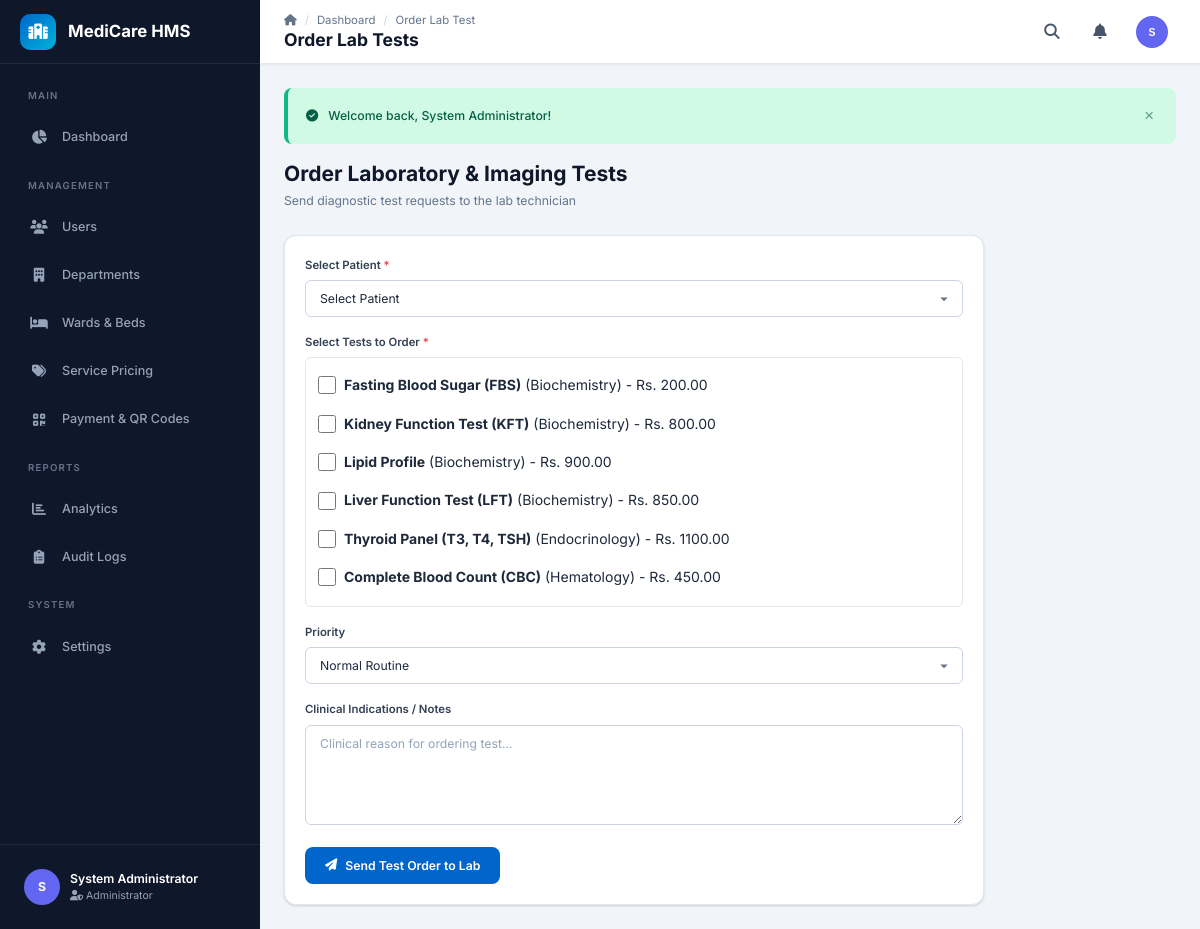
/doctor/order_lab_test.php (signed in), run on the app's committed database.
### tables this page shows
CREATE TABLE IF NOT EXISTS lab_test_catalog (
    id INT AUTO_INCREMENT PRIMARY KEY,
    test_name VARCHAR(200) NOT NULL,
    test_code VARCHAR(20) UNIQUE DEFAULT NULL,
    category VARCHAR(50) DEFAULT NULL,
    description TEXT,
    sample_type VARCHAR(50) DEFAULT NULL,
    price DECIMAL(10,2) DEFAULT 0.00,
    turnaround_time VARCHAR(50) DEFAULT NULL,
    normal_range TEXT,
    instructions TEXT,
    status ENUM('active','inactive') DEFAULT 'active',
    created_at DATETIME DEFAULT CURRENT_TIMESTAMP
);

### includes/functions.php (called while the page is built, shortened)
<?php
function sanitize(string $input): string {
    return htmlspecialchars(trim($input), ENT_QUOTES, 'UTF-8');
}

### doctor/order_lab_test.php (the view, shortened to what this page needs)
<?php
$db = getDB();
$tests = $db->query("SELECT * FROM lab_test_catalog WHERE status = 'active' ORDER BY category, test_name")->fetchAll();
include __DIR__ . '/../includes/header.php';
?>
<div class="page-header">
    <div>
        <h1>Order Laboratory & Imaging Tests</h1>
        <p class="page-subtitle">Send diagnostic test requests to the lab technician</p>
    </div>
</div>
<div class="card" style="max-width: 700px;">
    <div class="card-body">
        <form method="POST">
            <div class="form-group">
                <label class="form-label">Select Patient <span class="required">*</span></label>
                <select name="patient_id" class="form-control" required>
                    <option value="">Select Patient</option>
                </select>
            </div>
            <div class="form-group">
                <label class="form-label">Select Tests to Order <span class="required">*</span></label>
                <div style="max-height: 250px; overflow-y: auto; border: 1px solid var(--gray-200); border-radius: var(--border-radius-xs); padding: 12px;">
                    <?php foreach ($tests as $t): ?>
                    <label class="form-check mb-8">
                        <input type="checkbox" name="test_ids[]" value="<?= $t['id'] ?>">
                        <span><strong><?= sanitize($t['test_name']) ?></strong> (<?= sanitize($t['category']) ?>) - Rs. <?= $t['price'] ?></span>
                    </label>
                    <?php endforeach; ?>
                </div>
            </div>
            <div class="form-group">
                <label class="form-label">Priority</label>
                <select name="priority" class="form-control">
                    <option value="normal">Normal Routine</option>
                </select>
            </div>
            <div class="form-group">
                <label class="form-label">Clinical Indications / Notes</label>
                <textarea name="clinical_notes" class="form-control" placeholder="Clinical reason for ordering test..."></textarea>
            </div>
            <button type="submit" class="btn btn-primary"><i class="fas fa-paper-plane"></i> Send Test Order to Lab</button>
        </form>
    </div>
</div>
<?php include __DIR__ . '/../includes/footer.php'; ?>

### assets/css/style.css (style rules this page uses)
:root { --primary: #0066CC; --primary-light: #3388DD; --primary-dark: #004C99; --primary-50: #e6f0ff; --primary-100: #b3d1ff; --primary-500: #0066CC; --primary-600: #0052a3; --primary-700: #003d7a; --accent: #00B4D8; --accent-light: #48CAE4; --accent-dark: #0096B7; --success: #10b981; --success-light: #d1fae5; --warning: #f59e0b; --warning-light: #fef3c7; --danger: #ef4444; --danger-light: #fee2e2; --info: #3b82f6; --info-light: #dbeafe; --white: #ffffff; --gray-50: #f8fafc; --gray-100: #f1f5f9; --gray-200: #e2e8f0; --gray-300: #cbd5e1; --gray-400: #94a3b8; --gray-500: #64748b; --gray-600: #475569; --gray-700: #334155; --gray-800: #1e293b; --gray-900: #0f172a; --sidebar-bg: #0f172a; --sidebar-hover: #1e293b; --sidebar-active: #0066CC; --sidebar-text: #94a3b8; --sidebar-text-active: #ffffff; --sidebar-width: 260px; --sidebar-collapsed-width: 70px; --header-height: 64px; --content-padding: 24px; --border-radius: 12px; --border-radius-sm: 8px; --border-radius-xs: 6px; --border-radius-full: 50%; --shadow-xs: 0 1px 2px rgba(0,0,0,0.05); --shadow-sm: 0 1px 3px rgba(0,0,0,0.1), 0 1px 2px rgba(0,0,0,0.06); --shadow-md: 0 4px 6px -1px rgba(0,0,0,0.1), 0 2px 4px -1px rgba(0,0,0,0.06); --shadow-lg: 0 10px 15px -3px rgba(0,0,0,0.1), 0 4px 6px -2px rgba(0,0,0,0.05); --shadow-xl: 0 20px 25px -5px rgba(0,0,0,0.1), 0 10px 10px -5px rgba(0,0,0,0.04); --transition-fast: 150ms ease; --transition-base: 250ms ease; --transition-slow: 350ms ease; --font-family: 'Inter', -apple-system, BlinkMacSystemFont, 'Segoe UI', Roboto, sans-serif; --font-mono: 'JetBrains Mono', 'Fira Code', monospace; }
*, *::before, *::after { margin: 0; padding: 0; box-sizing: border-box; }
html { font-size: 14px; scroll-behavior: smooth; }
body { font-family: var(--font-family); background: var(--gray-100); color: var(--gray-800); line-height: 1.6; min-height: 100vh; -webkit-font-smoothing: antialiased; -moz-osx-font-smoothing: grayscale; }
h1, h2, h3, h4, h5, h6 { font-weight: 700; line-height: 1.3; color: var(--gray-900); }
h1 { font-size: 1.875rem; }
.card { background: var(--white); border-radius: var(--border-radius); box-shadow: var(--shadow-sm); border: 1px solid var(--gray-200); overflow: hidden; transition: box-shadow var(--transition-fast); }
.card-body { padding: 20px; }
.btn { display: inline-flex; align-items: center; justify-content: center; gap: 8px; padding: 10px 20px; border: none; border-radius: var(--border-radius-sm); font-size: 0.875rem; font-weight: 600; font-family: var(--font-family); cursor: pointer; transition: all var(--transition-fast); white-space: nowrap; text-decoration: none; line-height: 1.4; }
.btn-primary { background: var(--primary); color: var(--white); }
.form-group { margin-bottom: 16px; }
.form-label { display: block; margin-bottom: 6px; font-weight: 600; font-size: 0.8125rem; color: var(--gray-700); }
.form-label .required { color: var(--danger); }
.form-control { width: 100%; padding: 10px 14px; border: 1.5px solid var(--gray-300); border-radius: var(--border-radius-xs); font-size: 0.875rem; font-family: var(--font-family); color: var(--gray-800); background: var(--white); transition: all var(--transition-fast); outline: none; }
.form-control::placeholder { color: var(--gray-400); }
select.form-control { appearance: none; background-repeat: no-repeat; background-position: right 12px center; padding-right: 36px; }
textarea.form-control { min-height: 100px; resize: vertical; }
.form-check { display: flex; align-items: center; gap: 8px; padding: 4px 0; }
.form-check input[type="checkbox"], .form-check input[type="radio"] { width: 18px; height: 18px; accent-color: var(--primary); cursor: pointer; }
.page-header { display: flex; align-items: center; justify-content: space-between; margin-bottom: 24px; flex-wrap: wrap; gap: 16px; }
.page-header h1 { font-size: 1.5rem; }
.page-header .page-subtitle { color: var(--gray-500); font-size: 0.875rem; margin-top: 4px; }
.mb-8 { margin-bottom: 8px; }

### data on the page
lab_test_catalog: test_name "Fasting Blood Sugar (FBS)", category "Biochemistry", price "200.00"
lab_test_catalog: test_name "Kidney Function Test (KFT)", category "Biochemistry", price "800.00"
lab_test_catalog: test_name "Lipid Profile", category "Biochemistry", price "900.00"
lab_test_catalog: test_name "Liver Function Test (LFT)", category "Biochemistry", price "850.00"
lab_test_catalog: test_name "Thyroid Panel (T3, T4, TSH)", category "Endocrinology", price "1100.00"
lab_test_catalog: test_name "Complete Blood Count (CBC)", category "Hematology", price "450.00"

### other printed values
APP_NAME "MediCare HMS"
$item['section'] "MAIN"
$item['label'] "Dashboard"
$item['section'] "MANAGEMENT"
$item['label'] "Users"
$item['label'] "Departments"
$item['label'] "Wards & Beds"
$item['label'] "Service Pricing"
$item['label'] "Payment & QR Codes"
$item['section'] "REPORTS"
$item['label'] "Analytics"
$item['label'] "Audit Logs"
$item['section'] "SYSTEM"
$item['label'] "Settings"
substr($currentUser['full_name'], 0, 1) "S"
